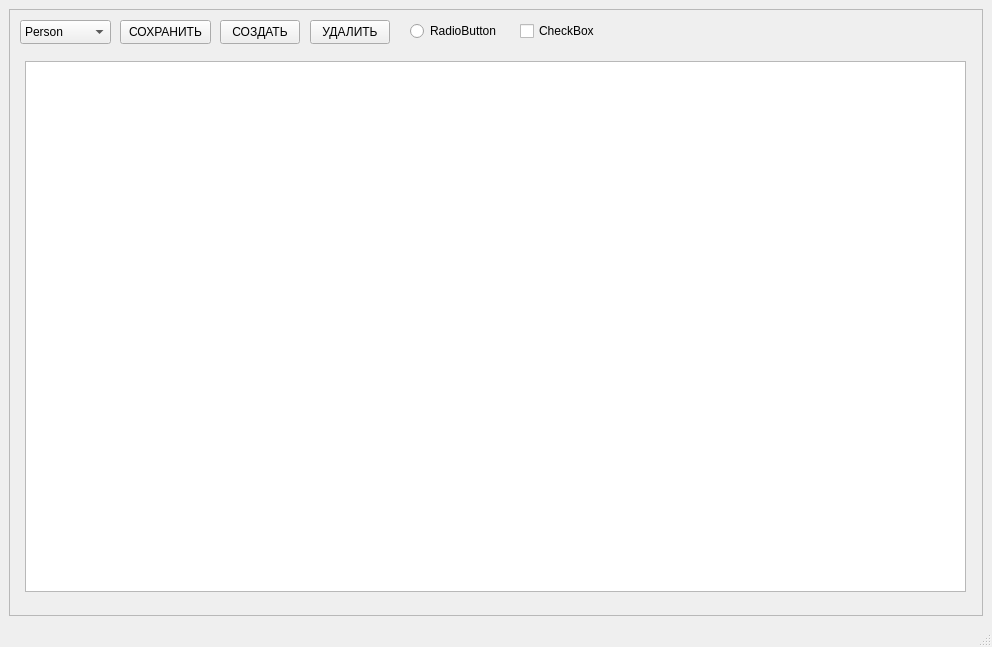
<?xml version="1.0" encoding="UTF-8"?>
<ui version="4.0">
 <class>MainWindow</class>
 <widget class="QMainWindow" name="MainWindow">
  <property name="geometry">
   <rect>
    <x>0</x>
    <y>0</y>
    <width>992</width>
    <height>647</height>
   </rect>
  </property>
  <property name="maximumSize">
   <size>
    <width>992</width>
    <height>16777215</height>
   </size>
  </property>
  <property name="windowTitle">
   <string>Qt + GCC/G++ Template</string>
  </property>
  <widget class="QWidget" name="centralwidget">
   <layout class="QVBoxLayout" name="verticalLayout">
    <item>
     <widget class="QScrollArea" name="scrollArea">
      <property name="widgetResizable">
       <bool>true</bool>
      </property>
      <widget class="QWidget" name="scrollAreaWidgetContents">
       <property name="geometry">
        <rect>
         <x>0</x>
         <y>0</y>
         <width>972</width>
         <height>605</height>
        </rect>
       </property>
       <widget class="QComboBox" name="comboBox">
        <property name="geometry">
         <rect>
          <x>10</x>
          <y>10</y>
          <width>91</width>
          <height>24</height>
         </rect>
        </property>
        <property name="minimumSize">
         <size>
          <width>0</width>
          <height>24</height>
         </size>
        </property>
        <item>
         <property name="text">
          <string>Person</string>
         </property>
        </item>
        <item>
         <property name="text">
          <string>GardenTools</string>
         </property>
        </item>
        <item>
         <property name="text">
          <string>ToolTransfers</string>
         </property>
        </item>
        <item>
         <property name="text">
          <string>TransferHistory</string>
         </property>
        </item>
       </widget>
       <widget class="QTableView" name="tableView">
        <property name="geometry">
         <rect>
          <x>15</x>
          <y>51</y>
          <width>941</width>
          <height>531</height>
         </rect>
        </property>
       </widget>
       <widget class="QPushButton" name="saveButton">
        <property name="geometry">
         <rect>
          <x>110</x>
          <y>10</y>
          <width>91</width>
          <height>24</height>
         </rect>
        </property>
        <property name="text">
         <string>СОХРАНИТЬ</string>
        </property>
       </widget>
       <widget class="QPushButton" name="pushButton">
        <property name="geometry">
         <rect>
          <x>210</x>
          <y>10</y>
          <width>80</width>
          <height>24</height>
         </rect>
        </property>
        <property name="text">
         <string>СОЗДАТЬ</string>
        </property>
       </widget>
       <widget class="QPushButton" name="pushButton_2">
        <property name="geometry">
         <rect>
          <x>300</x>
          <y>10</y>
          <width>80</width>
          <height>24</height>
         </rect>
        </property>
        <property name="text">
         <string>УДАЛИТЬ</string>
        </property>
       </widget>
       <widget class="QRadioButton" name="radioButton2">
        <property name="geometry">
         <rect>
          <x>400</x>
          <y>10</y>
          <width>91</width>
          <height>22</height>
         </rect>
        </property>
        <property name="text">
         <string>RadioButton</string>
        </property>
       </widget>
       <widget class="QCheckBox" name="radioButton">
        <property name="geometry">
         <rect>
          <x>510</x>
          <y>10</y>
          <width>78</width>
          <height>22</height>
         </rect>
        </property>
        <property name="text">
         <string>CheckBox</string>
        </property>
       </widget>
      </widget>
     </widget>
    </item>
   </layout>
  </widget>
  <widget class="QStatusBar" name="statusbar"/>
 </widget>
 <resources/>
 <connections/>
</ui>
